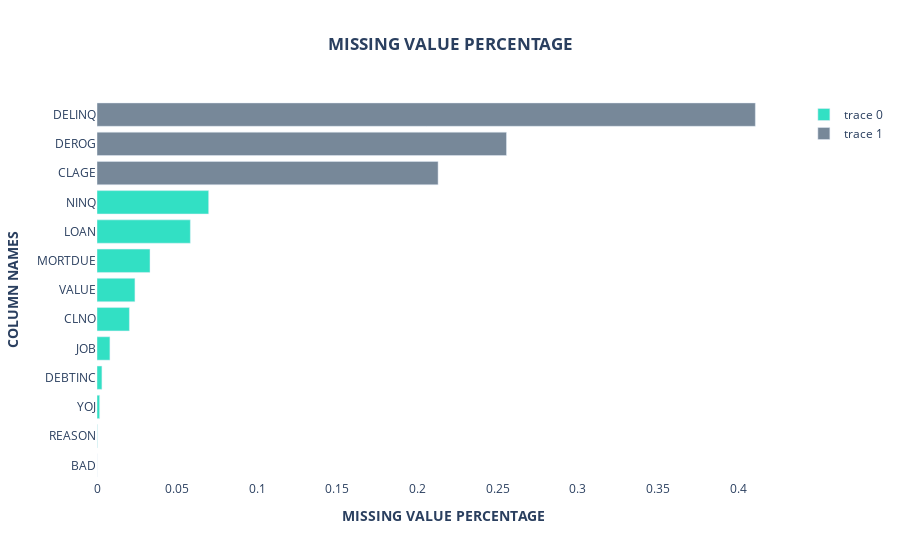

The code cell stored with this chart in its notebook:
### Code cell
IV(df)

### Figure 1 — Plotly figure (JSON) as saved in the notebook; plotly's stock layout.template omitted (floating-point values rounded to 4 significant figures)
{"data": [{"marker": {"color": "#32E0C4"}, "orientation": "h", "type": "bar", "x": [0, 0.0001432, 0.001638, 0.003069, 0.00805, 0.02021, 0.02366, 0.03307, 0.05823, 0.06966], "y": ["BAD", "REASON", "YOJ", "DEBTINC", "JOB", "CLNO", "VALUE", "MORTDUE", "LOAN", "NINQ"]}, {"marker": {"color": "lightslategrey"}, "orientation": "h", "type": "bar", "x": [0.2128, 0.2554, 0.4107], "y": ["CLAGE", "DEROG", "DELINQ"]}], "layout": {"barmode": "overlay", "paper_bgcolor": "rgba(0,0,0,0)", "plot_bgcolor": "rgba(0,0,0,0)", "title": {"text": "<b>MISSING VALUE PERCENTAGE<b> ", "x": 0.5}, "xaxis": {"title": {"text": "<b>MISSING VALUE PERCENTAGE<b>"}}, "yaxis": {"title": {"text": "<b>COLUMN NAMES<b>"}}}}
